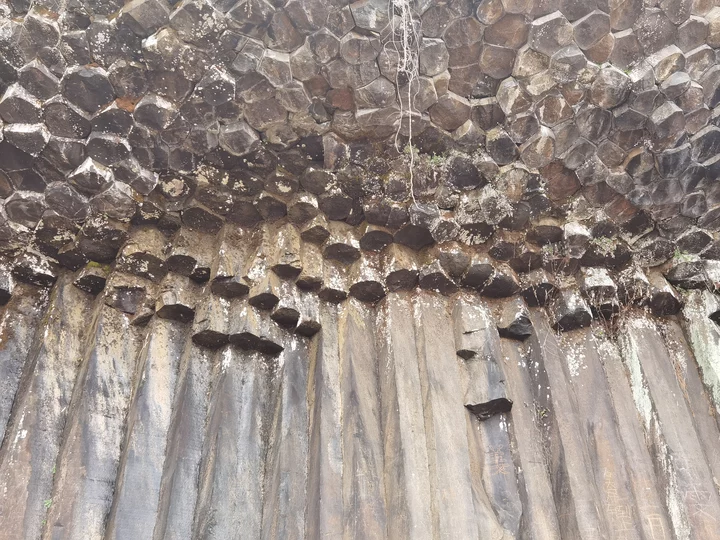
#> input picture mv/1.png, 720 x 540 px, found by its file name
$ python bin_test.py
#> lines starting #> are read from the running program, lines starting #| are printed output that depends on the picture; after the words box and inside, x2 and y2 are one past the last pixel; in counts of white or black regions, pixels touching at a corner belong together
import cv2
import matplotlib.pyplot as plt
import numpy as np

# 设置 matplotlib 支持中文显示
plt.rcParams['font.sans-serif'] = ['SimHei', 'Microsoft YaHei', 'SimSun']  # 黑体、微软雅黑、宋体
plt.rcParams['axes.unicode_minus'] = False  # 解决负号显示问题

# [24 lines of commented-out code are left out]
def cv_show(name,img):
    cv2.imshow(name,img)
    cv2.waitKey(0)
    cv2.destroyAllWindows()

img_row = cv2.imread(r"D:\vision\mv\1.png")
#> img_row is the input picture: shape (540, 720, 3); mean B, G, R 133, 139.4, 151.2

img_gray = cv2.cvtColor(img_row, cv2.COLOR_BGR2GRAY)
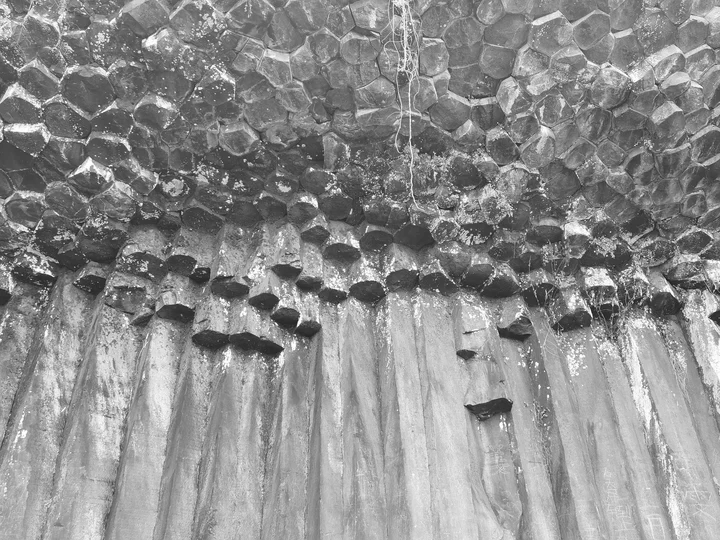
#> img_gray: shape (540, 720); min 28, max 255, mean 142.2

# 1. 中值滤波去除噪点
denoised = cv2.medianBlur(img_gray, 3)

# # 2. CLAHE 增强对比度（clipLimit 适当增大）
# clahe = cv2.createCLAHE(clipLimit=2.0, tileGridSize=(8,8))
# enhanced_gray = clahe.apply(denoised)

# 3. Otsu 二值化
ret_otsu, thresh = cv2.threshold(denoised, 0, 255, cv2.THRESH_BINARY + cv2.THRESH_OTSU)
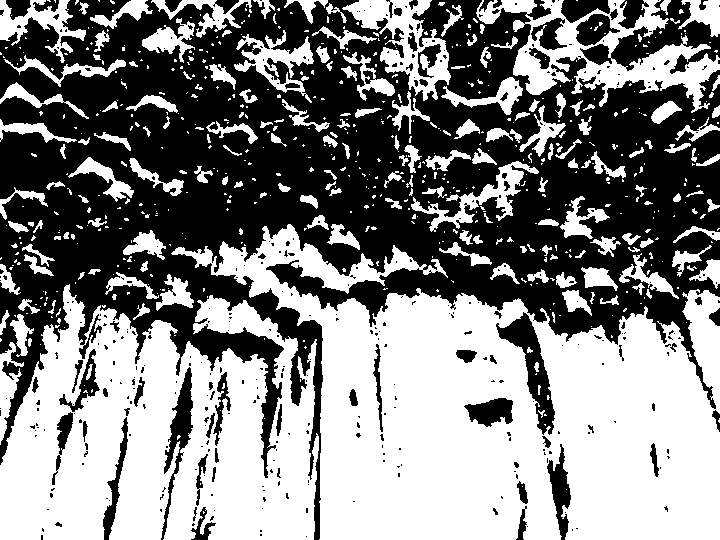
#> thresh: shape (540, 720); 51.2% white; 395 black regions (322 under 20 px), largest, box (x1, y1, x2, y2) and area: (0, 0, 720, 540) 168594, (580, 0, 720, 74) 3735, (496, 312, 555, 435) 2249
#> ret_otsu = 140

# 4. 形态学开运算和闭运算对比
kernel_clean = np.ones((3,3),np.uint8)

# 开运算：去除小白点（前景噪点）
open_thresh = cv2.morphologyEx(thresh, cv2.MORPH_OPEN, kernel_clean, iterations=1)
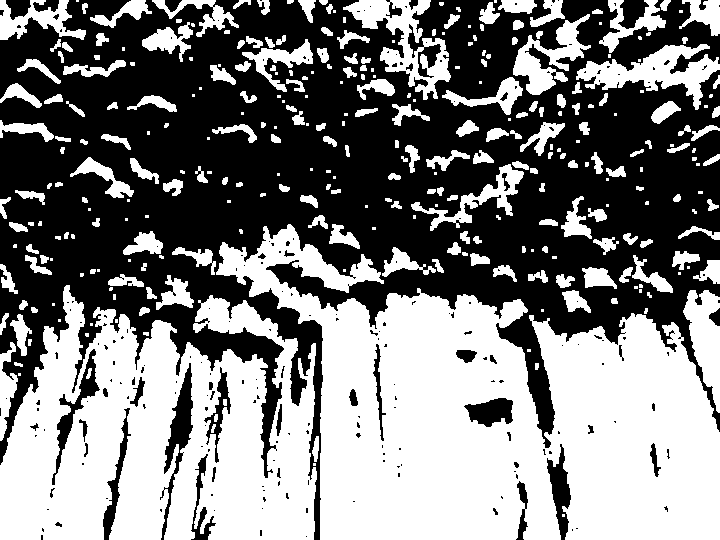
#> open_thresh: shape (540, 720); 49% white; 318 white regions (110 under 20 px), largest, box (x1, y1, x2, y2) and area: (216, 224, 720, 540) 87460, (0, 285, 317, 540) 54110, (343, 0, 451, 100) 3740

# 闭运算：去除小黑点（背景噪点/空洞）
close_thresh = cv2.morphologyEx(thresh, cv2.MORPH_CLOSE, kernel_clean, iterations=1)
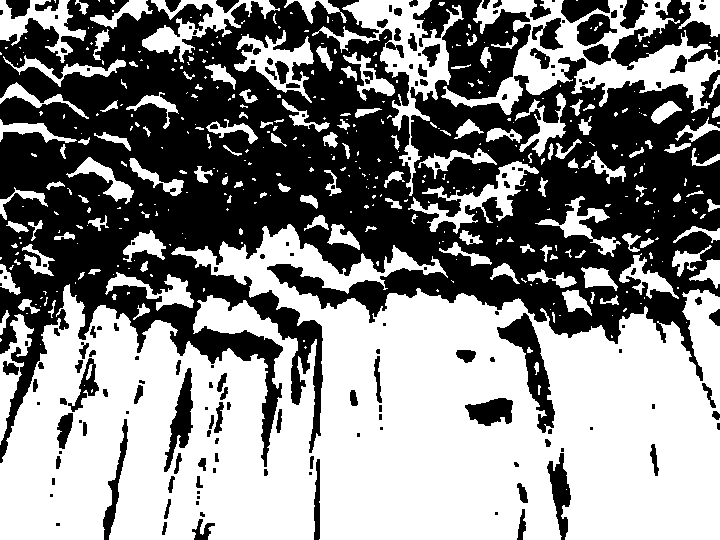
#> close_thresh: shape (540, 720); 52.8% white; 169 black regions (68 under 20 px), largest, box (x1, y1, x2, y2) and area: (0, 0, 720, 467) 163128, (583, 0, 720, 70) 3407, (497, 313, 555, 433) 2159

# 并排显示对比
titles = ['Original', 'Open(开运算)', 'Close(闭运算)']
images = [thresh, open_thresh, close_thresh]

for i in range(3):
    plt.subplot(1, 3, i+1)
    plt.imshow(images[i], 'gray')
    plt.title(titles[i])
    plt.xticks([]), plt.yticks([])
plt.tight_layout()
plt.show()

$ run again, with mv/2.png copied over mv/1.png
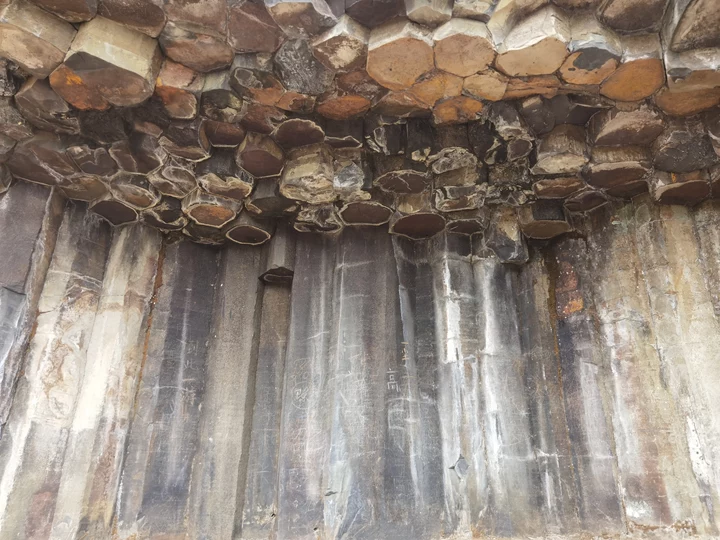
#> input picture mv/2.png, 720 x 540 px, found by its file name
#> img_row is the input picture: shape (540, 720, 3); mean B, G, R 119.9, 130.4, 143.1
#> `ret_otsu, thresh = cv2.threshold(denoised, 0, 255, cv2.THRESH_BINARY +..`:
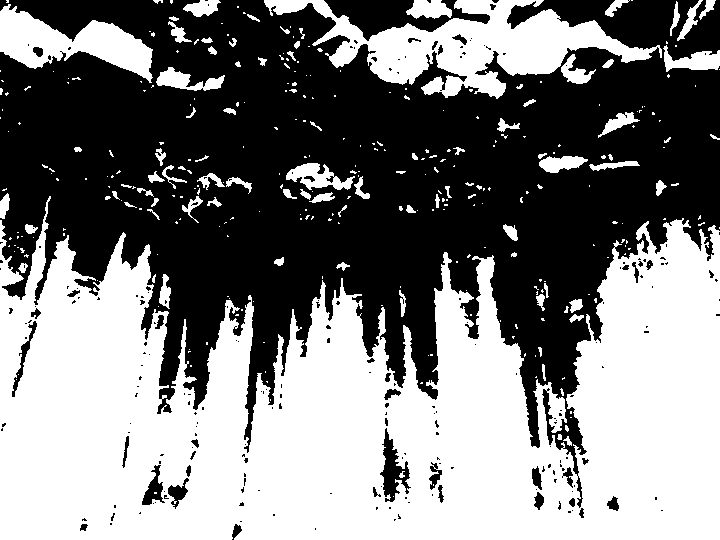
#> thresh: shape (540, 720); 49.3% white; 332 white regions (241 under 20 px), largest, box (x1, y1, x2, y2) and area: (0, 196, 720, 540) 158992, (264, 0, 662, 99) 15318, (0, 4, 153, 83) 5501
#> ret_otsu = 133
#> open_thresh: shape (540, 720); 48.3% white; 137 white regions (66 under 20 px), largest, box (x1, y1, x2, y2) and area: (0, 220, 720, 540) 156835, (264, 0, 656, 98) 14548, (0, 6, 152, 81) 5444
#> `close_thresh = cv2.morphologyEx(thresh, cv2.MORPH_CLOSE, kernel_clean,..`:
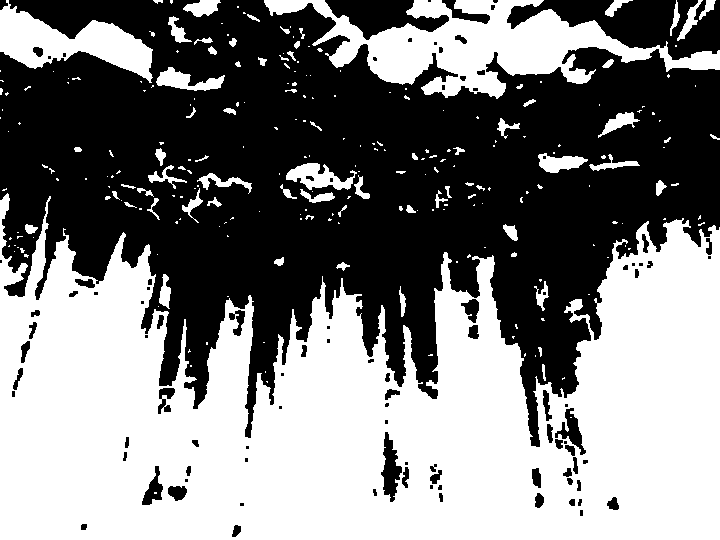
#> close_thresh: shape (540, 720); 50% white; 99 black regions (40 under 20 px), largest, box (x1, y1, x2, y2) and area: (0, 0, 720, 447) 178820, (507, 0, 720, 60) 6646, (325, 0, 449, 40) 2584

$ run again, with mv/fzy.jpg saved as mv/1.png
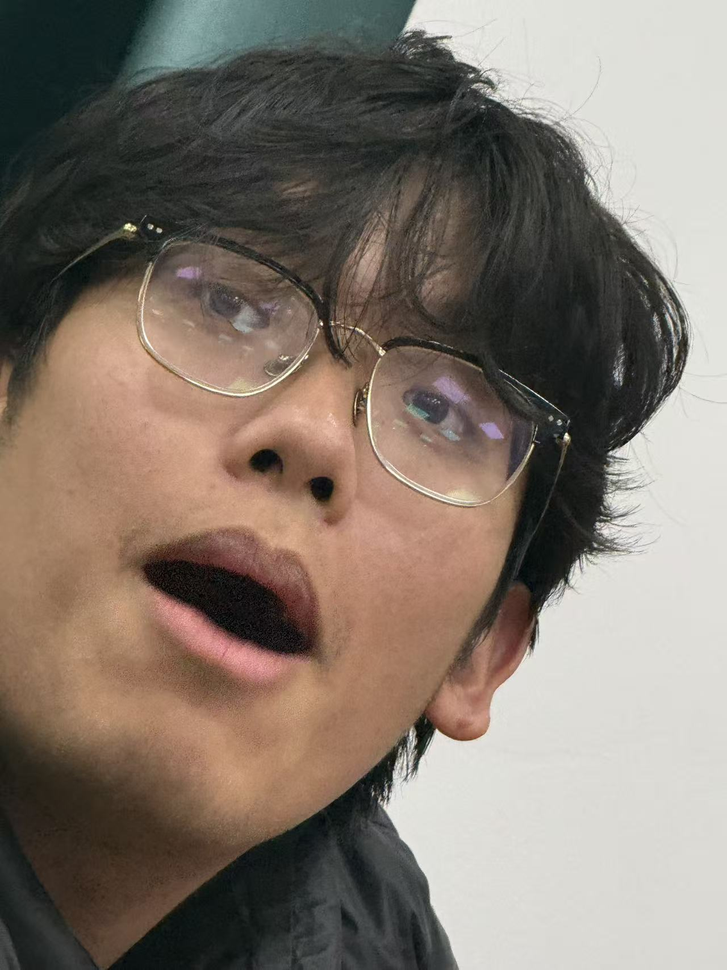
#> input picture mv/fzy.jpg, 727 x 970 px, shrunk from 1280 x 1707 before the run, found by its file name
#> img_row is the input picture: shape (970, 727, 3); mean B, G, R 108.7, 118.9, 130.3
#> `ret_otsu, thresh = cv2.threshold(denoised, 0, 255, cv2.THRESH_BINARY +..`:
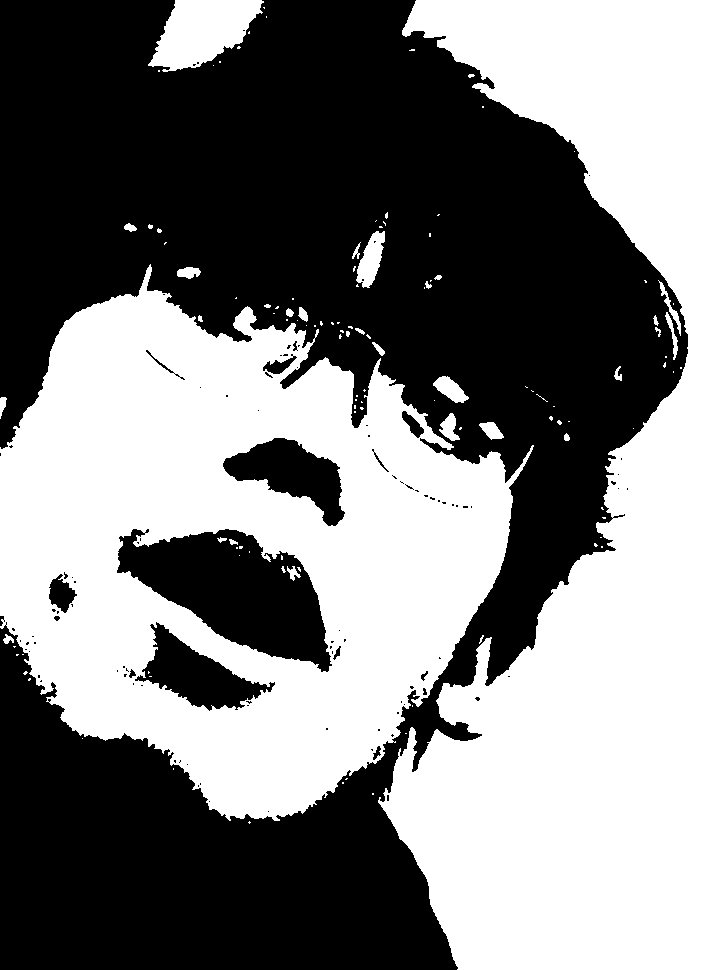
#> thresh: shape (970, 727); 50.4% white; 103 black regions (86 under 20 px), largest, box (x1, y1, x2, y2) and area: (0, 0, 688, 970) 321111, (117, 529, 332, 672) 16623, (223, 438, 345, 526) 5137
#> ret_otsu = 120
#> open_thresh: shape (970, 727); 50.2% white; 72 black regions (58 under 20 px), largest, box (x1, y1, x2, y2) and area: (0, 0, 688, 970) 322731, (117, 529, 332, 672) 16785, (223, 438, 345, 526) 5152
#> `close_thresh = cv2.morphologyEx(thresh, cv2.MORPH_CLOSE, kernel_clean,..`:
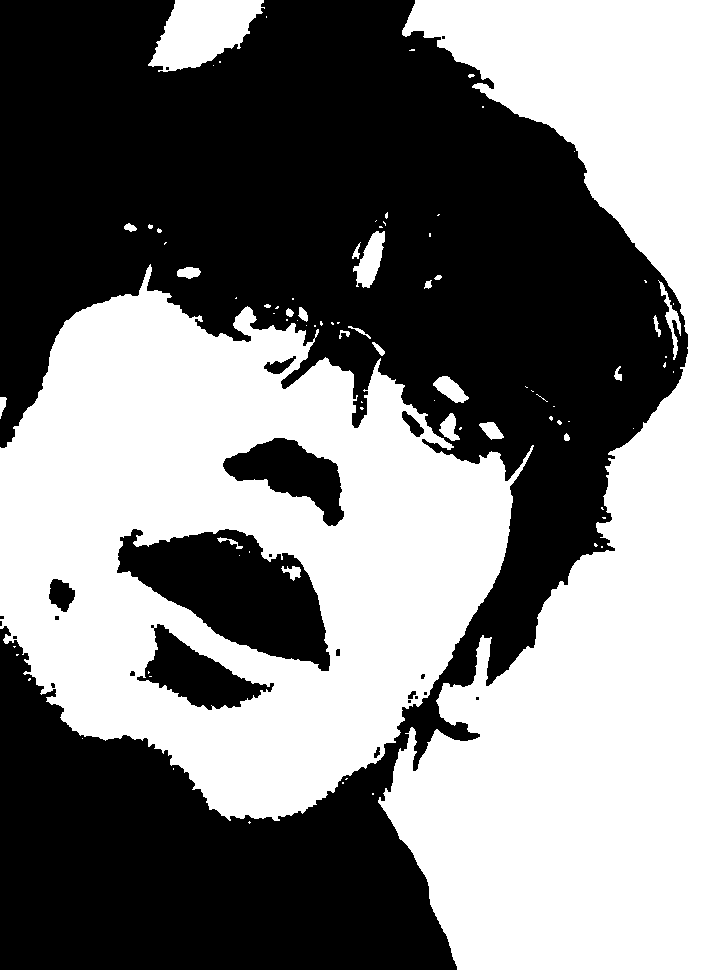
#> close_thresh: shape (970, 727); 50.6% white; 24 black regions (13 under 20 px), largest, box (x1, y1, x2, y2) and area: (0, 0, 688, 970) 320376, (117, 529, 330, 671) 16499, (223, 438, 344, 526) 5112
